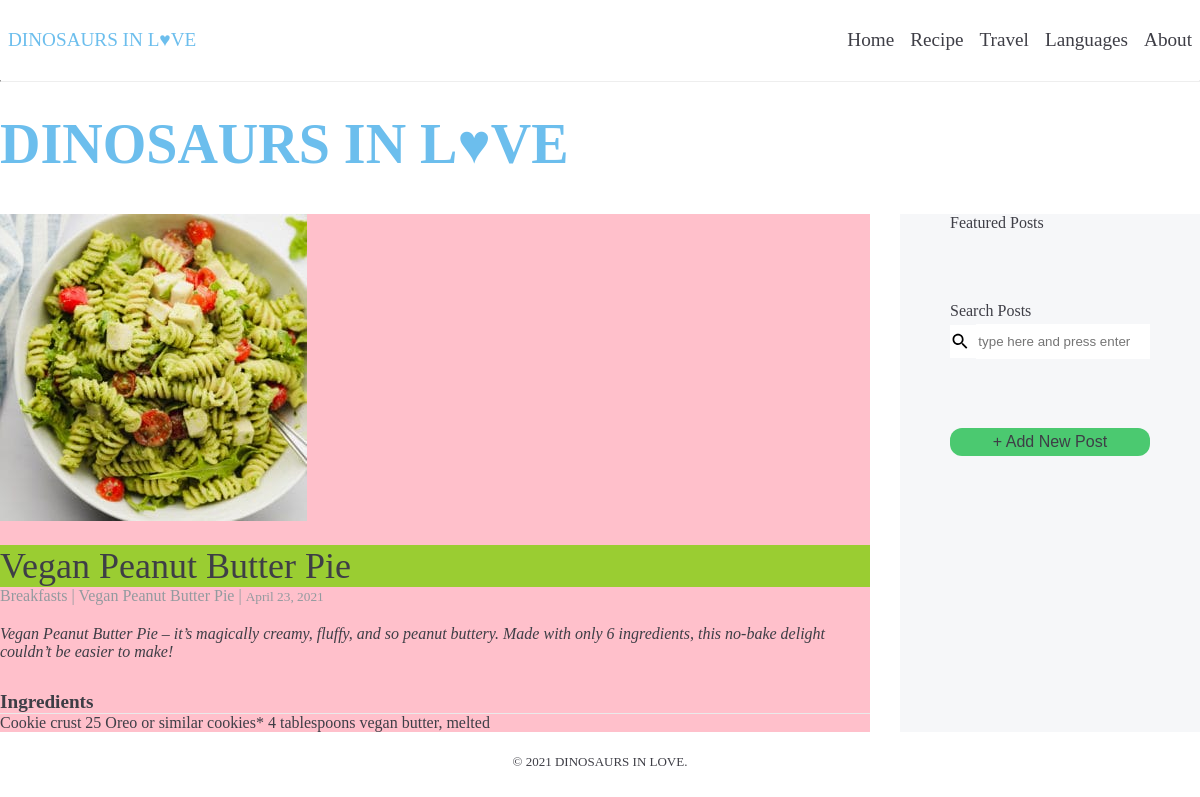
The page /sleepyfish/recipes/1/2/ (signed in) on the database its author committed.
### app/models.py (models this page shows, shortened)
class Post(models.Model):
    recipe_category = models.ForeignKey(Category, on_delete=models.CASCADE)
    created_at = models.DateTimeField(auto_now_add=True)
    updated_at = models.DateTimeField(auto_now=True)
    name = models.CharField(max_length=255)
    description = models.TextField()
    ingredients = models.TextField()
    instructions = models.TextField()
    notes = models.TextField()
    class Meta:
        ordering = ['created_at', 'updated_at']

class Category(models.Model):
    created_at = models.DateTimeField(auto_now_add=True)
    updated_at = models.DateTimeField(auto_now=True)
    name = models.CharField(max_length=255)
    class Meta:
        ordering = ['created_at']
        verbose_name_plural = 'Categories'
    def __str__(self):
        return self.name

### app/views.py (the view)
# urls.py: path('recipes/<int:category_pk>/<int:post_pk>/', views.post_detail, name='post_detail'),
def post_detail(request, category_pk, post_pk):
    post = get_object_or_404(models.Post, pk=post_pk)
    return render(request, 'app/post_detail.html', {'post': post})

### app/templatetags/app_extras.py (called while the page is built)
@register.filter('markdown_to_html')
def markdown_to_html(markdown_text):
    html_body = markdown2.markdown(markdown_text)
    return mark_safe(html_body)

### app/templates/app/post_detail.html
{% extends "layout.html" %}
{% load app_extras %}
{% load static %}
{% block content %}
<div class="detail-container">
    <div class="detail-header">
        <img class="detail_img" src="/static/images/test.jpg" alt="{{ post.name }}">
        <h3 class="detail-title">{{ post.name }}</h3>
        <div class="sub-nav">
            {{ post.recipe_category|lower|capfirst }} | {{ post.name }} | <small>{{ post.created_at|date:'F d, Y' }}</small>
        </div>
    </div>
    <p class="post_description">
        <em>{{ post.description }}</em>
    </p>
    <div class="post-ingredients">
        <h5 id="ingredient-title">Ingredients</h5>
        {{ post.ingredients|markdown_to_html }}
    </div>
</div>
{% endblock %}

### assets/css/layout.css (style rules this page uses)
* { margin: 0; }
body { font-family: Comic Sans MS, Comic Sans, cursive; color: #3e3e46; }

### assets/css/detail.css (style rules this page uses)
.detail-container { background: pink; margin-right: 30px; }
.detail-header { margin-bottom: 20px; display: block; }
.detail-title { background: yellowgreen; font-size: 36px; font-weight: 10; margin-top: 20px; }
.sub-nav { margin-bottom: 20px; color: #939a9f; }
.post-ingredients { margin-top: 30px; }
#ingredient-title { margin-top: 20px; font-size: 1.2em; border-bottom: 1px solid #eaeaea; }

### rows shown on the page
Post: name "Vegan Peanut Butter Pie", recipe_category "Breakfasts", created_at "April 23, 2021", description "Vegan Peanut Butter Pie – it’s magically creamy, fluffy, and so peanut buttery. Made with only 6 ingredients, this no-bake delight couldn’t be easier to make!", ingredients "Cookie crust 25 Oreo or similar cookies* 4 tablespoons vegan butter, melted"
